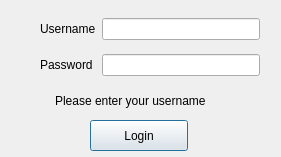
<?xml version="1.0" encoding="UTF-8"?>
<ui version="4.0">
 <class>LoginWindow</class>
 <widget class="QDialog" name="LoginWindow">
  <property name="geometry">
   <rect>
    <x>0</x>
    <y>0</y>
    <width>281</width>
    <height>157</height>
   </rect>
  </property>
  <property name="windowTitle">
   <string>Dialog</string>
  </property>
  <widget class="QPushButton" name="pushButton">
   <property name="geometry">
    <rect>
     <x>90</x>
     <y>120</y>
     <width>98</width>
     <height>31</height>
    </rect>
   </property>
   <property name="text">
    <string>Login</string>
   </property>
  </widget>
  <widget class="QLabel" name="label_error">
   <property name="enabled">
    <bool>true</bool>
   </property>
   <property name="geometry">
    <rect>
     <x>55</x>
     <y>90</y>
     <width>191</width>
     <height>21</height>
    </rect>
   </property>
   <property name="text">
    <string>Please enter your username</string>
   </property>
  </widget>
  <widget class="QWidget" name="">
   <property name="geometry">
    <rect>
     <x>40</x>
     <y>10</y>
     <width>220</width>
     <height>74</height>
    </rect>
   </property>
   <layout class="QGridLayout" name="gridLayout">
    <item row="0" column="1">
     <widget class="QLineEdit" name="text_username"/>
    </item>
    <item row="0" column="0">
     <widget class="QLabel" name="label">
      <property name="text">
       <string>Username</string>
      </property>
     </widget>
    </item>
    <item row="1" column="0">
     <widget class="QLabel" name="label_2">
      <property name="text">
       <string>Password</string>
      </property>
     </widget>
    </item>
    <item row="1" column="1">
     <widget class="QLineEdit" name="text_password"/>
    </item>
   </layout>
  </widget>
 </widget>
 <resources/>
 <connections/>
</ui>
